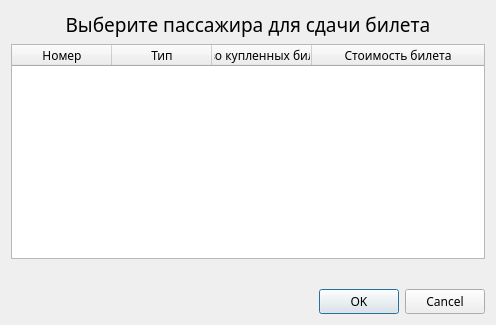
<?xml version="1.0" encoding="UTF-8"?>
<ui version="4.0">
 <class>Dialog_HandOverTicket</class>
 <widget class="QDialog" name="Dialog_HandOverTicket">
  <property name="geometry">
   <rect>
    <x>0</x>
    <y>0</y>
    <width>496</width>
    <height>325</height>
   </rect>
  </property>
  <property name="font">
   <font>
    <family>Mongolian Baiti</family>
   </font>
  </property>
  <property name="windowTitle">
   <string>Dialog</string>
  </property>
  <layout class="QVBoxLayout" name="verticalLayout">
   <item>
    <widget class="QLabel" name="mainLabel">
     <property name="font">
      <font>
       <family>Mongolian Baiti</family>
       <pointsize>14</pointsize>
      </font>
     </property>
     <property name="text">
      <string>Выберите пассажира для сдачи билета</string>
     </property>
     <property name="alignment">
      <set>Qt::AlignCenter</set>
     </property>
    </widget>
   </item>
   <item>
    <widget class="QTableWidget" name="tableWagons">
     <property name="editTriggers">
      <set>QAbstractItemView::NoEditTriggers</set>
     </property>
     <property name="selectionMode">
      <enum>QAbstractItemView::SingleSelection</enum>
     </property>
     <property name="selectionBehavior">
      <enum>QAbstractItemView::SelectRows</enum>
     </property>
     <attribute name="horizontalHeaderDefaultSectionSize">
      <number>100</number>
     </attribute>
     <attribute name="horizontalHeaderShowSortIndicator" stdset="0">
      <bool>false</bool>
     </attribute>
     <attribute name="horizontalHeaderStretchLastSection">
      <bool>true</bool>
     </attribute>
     <column>
      <property name="text">
       <string>Номер</string>
      </property>
     </column>
     <column>
      <property name="text">
       <string>Тип</string>
      </property>
     </column>
     <column>
      <property name="text">
       <string>Кол-во купленных билетов</string>
      </property>
     </column>
     <column>
      <property name="text">
       <string>Стоимость билета</string>
      </property>
     </column>
    </widget>
   </item>
   <item>
    <widget class="QLabel" name="labelError">
     <property name="font">
      <font>
       <pointsize>10</pointsize>
      </font>
     </property>
     <property name="styleSheet">
      <string notr="true">QLabel { color: rgb(240, 0, 0); }</string>
     </property>
     <property name="text">
      <string/>
     </property>
    </widget>
   </item>
   <item>
    <widget class="QDialogButtonBox" name="buttonBox">
     <property name="standardButtons">
      <set>QDialogButtonBox::Cancel|QDialogButtonBox::Ok</set>
     </property>
    </widget>
   </item>
  </layout>
 </widget>
 <resources/>
 <connections>
  <connection>
   <sender>buttonBox</sender>
   <signal>accepted()</signal>
   <receiver>Dialog_HandOverTicket</receiver>
   <slot>accept()</slot>
   <hints>
    <hint type="sourcelabel">
     <x>247</x>
     <y>305</y>
    </hint>
    <hint type="destinationlabel">
     <x>247</x>
     <y>162</y>
    </hint>
   </hints>
  </connection>
  <connection>
   <sender>buttonBox</sender>
   <signal>rejected()</signal>
   <receiver>Dialog_HandOverTicket</receiver>
   <slot>reject()</slot>
   <hints>
    <hint type="sourcelabel">
     <x>247</x>
     <y>305</y>
    </hint>
    <hint type="destinationlabel">
     <x>247</x>
     <y>162</y>
    </hint>
   </hints>
  </connection>
 </connections>
</ui>
